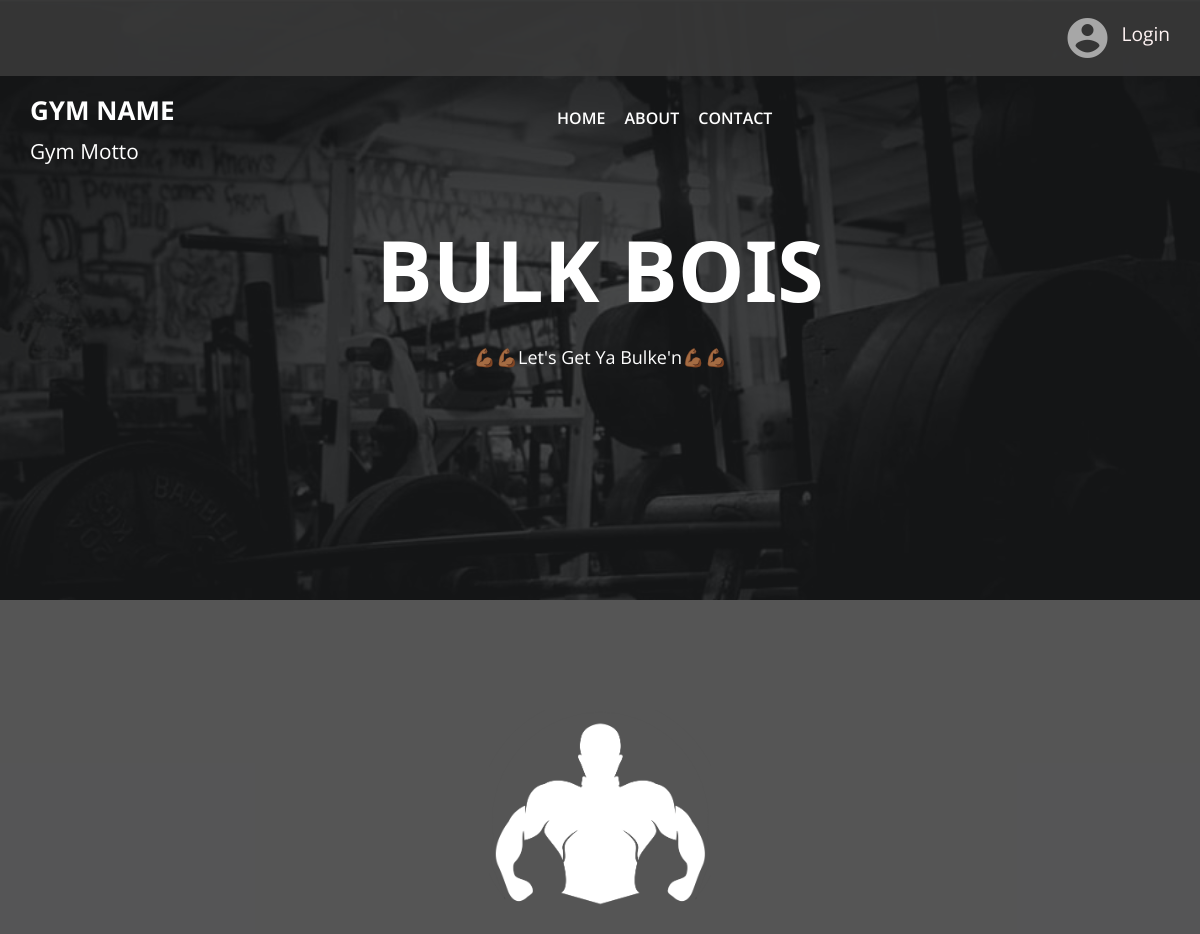
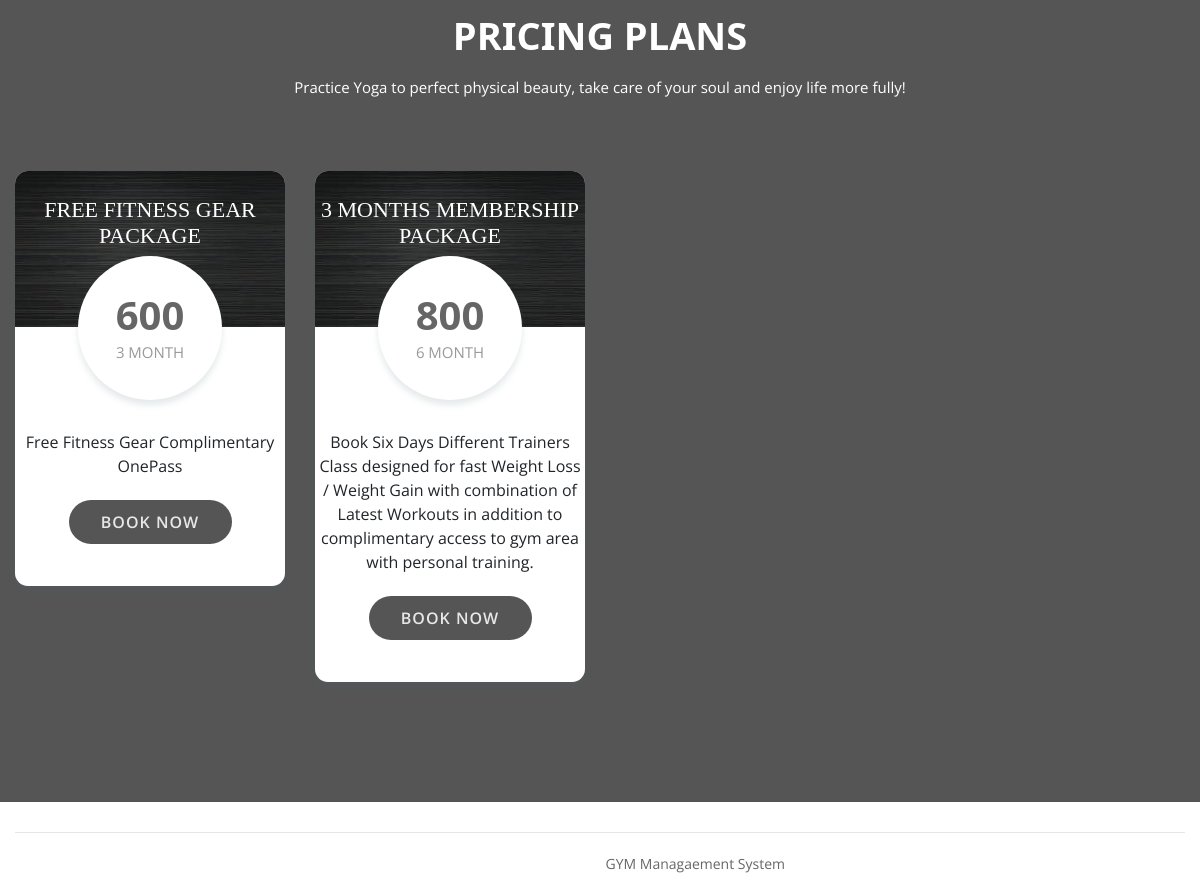
The page / on the database its author committed (2 pictures, top to bottom).
### tables this page shows
CREATE TABLE `tbladdpackage` (
  `id` int(11) NOT NULL,
  `category` varchar(45) DEFAULT NULL,
  `titlename` varchar(450) DEFAULT NULL,
  `PackageType` varchar(45) DEFAULT NULL,
  `PackageDuratiobn` varchar(45) DEFAULT NULL,
  `Price` varchar(45) DEFAULT NULL,
  `uploadphoto` varchar(450) DEFAULT NULL,
  `Description` varchar(450) DEFAULT NULL,
  `create_date` timestamp NULL DEFAULT current_timestamp()
);

### index.php (the view, shortened to what this page needs)
<?php
include 'include/config.php';
?>
<!DOCTYPE html>
<html lang="zxx">
<head>
	<link rel="stylesheet" href="css/bootstrap.min.css"/>
	<link rel="stylesheet" href="css/font-awesome.min.css"/>
	<link rel="stylesheet" href="css/owl.carousel.min.css"/>
	<link rel="stylesheet" href="css/nice-select.css"/>
	<link rel="stylesheet" href="css/magnific-popup.css"/>
	<link rel="stylesheet" href="css/slicknav.min.css"/>
	<link rel="stylesheet" href="css/animate.css"/>
	<link rel="stylesheet" href="css/style.css"/>
</head>
<body>
	<?php include 'include/header.php';?>
	<section class="page-top-section set-bg" data-setbg="img/page-top-bg.jpg">
		<div class="container">
			<div class="row">
				<div class="col-lg-7 m-auto text-white">
					<h2 class="main_text" styles="font-size=10vh">BULK BOIS</h2>
					<p>💪🏾💪🏾Let's Get Ya Bulke'n💪🏾💪🏾</p>
				</div>
			</div>
		</div>
	</section>
	<section class="pricing-section spad">
		<div class="container">
			<div class="section-title text-center">
				<img src="img/icons/logo-icon.png" alt="" id="muscle-man-logo">
				<h2>Pricing plans</h2>
				<p>Practice Yoga to perfect physical beauty, take care of your soul and enjoy life more fully!</p>
			</div>
			<div class="row">
				        <?php
$sql ="SELECT id, category, titlename, PackageType, PackageDuratiobn, Price, uploadphoto, Description, create_date from tbladdpackage";
$query= $dbh -> prepare($sql);
$query-> execute();
$results = $query -> fetchAll(PDO::FETCH_OBJ);
$cnt=1;
if($query -> rowCount() > 0)
{
foreach($results as $result)
{
?>
				<div class="col-lg-3 col-sm-6">
					<div class="pricing-item begginer">
						<div class="pi-top">
							<h4><?php echo $result->titlename;?></h4>
						</div>
						<div class="pi-price">
							<h3><?php echo htmlentities($result->Price);?></h3>
							<p>	<?php echo $result->PackageDuratiobn;?></p>
						</div>
						<ul>
							<?php echo $result->Description;?>
						</ul>
						<?php if(strlen($_SESSION['uid'])==0): ?>
						<a href="login.php" class="site-btn sb-line-gradient">Book Now</a>
							 <?php endif;?>
					</div>
				</div>
				<?php  $cnt=$cnt+1; } } ?>
			</div>
		</div>
	</section>
	<?php include 'include/footer.php'; ?>
	</body>
</html>

### include/header.php (shortened to what this page needs)
<header class="header-section">
		<div class="header-top">
			<div class="row m-0">
				<div class="col-md-6 d-none d-md-block p-0">
				</div>
				<div class="col-md-6 text-left text-md-right p-0">
                 <?php if(strlen($_SESSION['uid'])==0): ?>
					<div class="header-info d-none d-md-inline-flex">
						<i class="material-icons">account_circle</i>
						<a href="login.php" styles="text-color: white"><p>Login</p></a>
					</div>
					<?php endif;?>
				</div>
			</div>
		</div>
		<div class="header-bottom">
			<a href="index.php" class="site-logo" style="color:#fff; font-weight:bold; font-size:26px;">
				GYM NAME<br />
				<small style="margin-top:-4%;">Gym Motto</small>
			</a>
			<div class="container">
				<ul class="main-menu">
					<li><a href="index.php" id="home_nav">Home</a></li>
					<li><a href="about.php" id="about_nav">About</a></li>
					<li><a href="contact.php" id="contact_nav">Contact</a></li>
				</ul>
			</div>
		</div>
	</header>

### include/footer.php
<footer class="">
		<div class="container">
			<div class="footer-bottom">
				<div class="row">
					<div class="col-md-8 text-md-right">
						<div class="copyright">
GYM Managaement System</div>
					</div>
				</div>
			</div>
		</div>
	</footer>

### rows shown on the page
tbladdpackage: titlename "FREE FITNESS GEAR PACKAGE", Price "600", PackageDuratiobn "3 MONTH", Description "Free Fitness Gear Complimentary OnePass"
tbladdpackage: titlename "3 MONTHS MEMBERSHIP PACKAGE", Price "800", PackageDuratiobn "6 MONTH", Description "Book Six Days Different Trainers Class designed for fast Weight Loss / Weight Gain with combination of Latest Workouts in addition to complimentary access to gym area with personal training."
